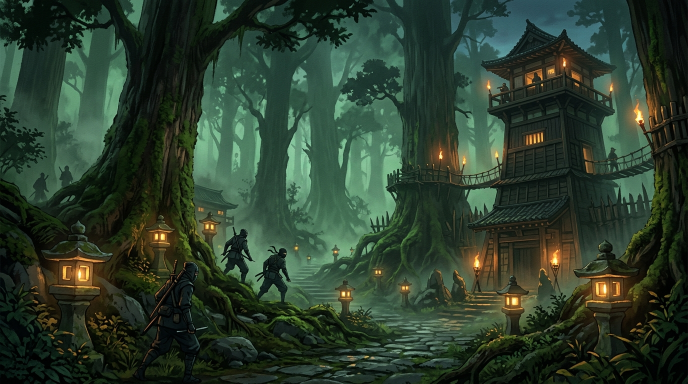
#> input picture src/assets/images/shinobi_campaign_forest_backdrop_1791702689788.jpg, 1376 x 768 px, given in place of shinobi_character_creator_backdrop_1791702680560.jpg.png, which was not available (shown at 1/2 size)
$ python bar44.py ../../../src/assets/images ../../../src/assets/images/shinobi_character_creator_backdrop_1791702680560.jpg ../../../src/assets/images/shinobi_character_creator_backdrop_1791702680560.jpg ../../../src/assets/images/shinobi_character_creator_backdrop_1791702680560.jpg
#> lines starting #> are read from the running program, lines starting #| are printed output that depends on the picture; pictures that were not available may be replaced by others from this repository, and a replacement may not be noted
### scratchpad/art2/icons-r6-tools/lib.py
# helpers for the r6 experiments (numpy): oklab, box resize, quantize, views
import numpy as np
from PIL import Image, ImageDraw
def load_his(path):
    im = np.asarray(Image.open(path).convert('RGB')).astype(np.float64)
    return im[1:-1, 1:-1]
def lin(c):
    c = c / 255.0
    return np.where(c <= 0.04045, c / 12.92, ((c + 0.055) / 1.055) ** 2.4)
# [6 lines left out: function oklab, not called in this run]
def box(src, w, h):
#> called with w = 44, h = 44
    H, W = src.shape[:2]
#> H = 766; W = 1374
    out = np.zeros((h, w, src.shape[2]))
    sx, sy = W / w, H / h
#> sx = 31.23; sy = 17.41
    for y in range(h):
        y0, y1 = y * sy, (y + 1) * sy
        for x in range(w):
            x0, x1 = x * sx, (x + 1) * sx
            acc = 0; wt = 0
            for yy in range(int(np.floor(y0)), int(np.ceil(y1))):
                cy = min(y1, yy + 1) - max(y0, yy)
                for xx in range(int(np.floor(x0)), int(np.ceil(x1))):
                    c = (min(x1, xx + 1) - max(x0, xx)) * cy
                    acc = acc + src[min(yy, H - 1), min(xx, W - 1)] * c; wt += c
            out[y, x] = acc / wt
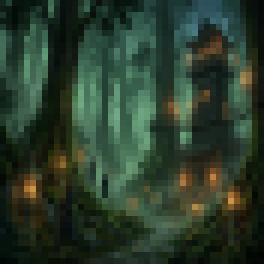
#> out: shape (44, 44, 3) float64 (shown 6 times larger); mean of channels 0, 1, 2 44.1, 61.8, 45.2; drawn as R, G, B
    return out
def hexes(s):
    return np.array([[int(h[i:i + 2], 16) for i in (1, 3, 5)] for h in s.split()], float)
# [4 lines left out: function quant, not called in this run]
def big(img, z):
    return Image.fromarray(np.clip(img, 0, 255).astype(np.uint8)).resize((img.shape[1] * z, img.shape[0] * z), Image.NEAREST)
# [6 lines left out: function gridify, not called in this run]
def row(ims, gap=10, bg=(17, 18, 24)):
    W = sum(i.size[0] for i in ims) + gap * (len(ims) + 1); H = max(i.size[1] for i in ims) + 2 * gap
    o = Image.new('RGB', (W, H), bg); x = gap
    for i in ims: o.paste(i, (x, gap)); x += i.size[0] + gap
    return o
def col(ims, gap=10, bg=(17, 18, 24)):
    H = sum(i.size[1] for i in ims) + gap * (len(ims) + 1); W = max(i.size[0] for i in ims) + 2 * gap
    o = Image.new('RGB', (W, H), bg); y = gap
    for i in ims: o.paste(i, (gap, y)); y += i.size[1] + gap
    return o
# [7 lines left out: function gauss2, not called in this run]
def gaussrgb(im, s):
    return np.stack([gauss2(im[..., k], s) for k in range(im.shape[2])], -1)
# [37 lines left out: functions dpid, medianL, not called in this run]

### scratchpad/art2/icons-r6-tools/bar44.py
# bar44.py lib work id out: his box44 | ours | r5 at x1, x3, x6 on the dark bar, plus his crop small
import sys, numpy as np
sys.path.insert(0, sys.argv[1])
from lib import *
from PIL import Image
W, iid, out = sys.argv[2], sys.argv[3], sys.argv[4]
src = load_his(W + f'/out/ref/{iid}.png')
hb = Image.fromarray(np.clip(box(src, 44, 44), 0, 255).astype(np.uint8))
o = Image.open(W + f'/out/{iid}.png').convert('RGB'); r5 = Image.open(W + f'/staging-r5-backup/{iid}.png').convert('RGB')
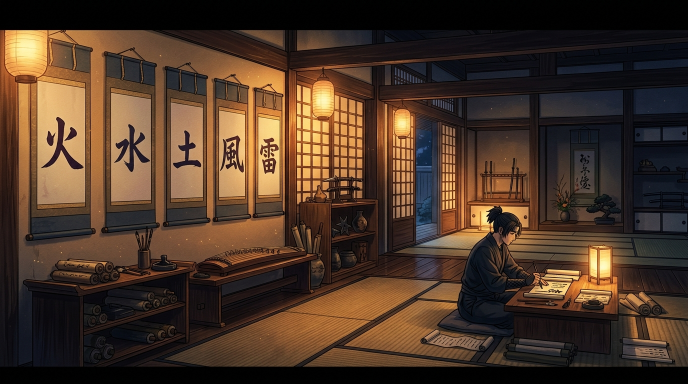
#> input picture src/assets/images/shinobi_character_creator_backdrop_1791702680560.jpg, 1376 x 768 px, given in place of shinobi_character_creator_backdrop_1791702680560.jpg.png, which was not available (shown at 1/2 size)
#> further down, o is the input picture: PIL image 1376x768 RGB; mean R, G, B 74.4, 53.8, 39.1
rows = []
for z in (1, 3, 6):
    rows.append(row([i.resize((44 * z, 44 * z), Image.NEAREST) for i in (hb, o, r5)], gap=12))
#> this loop made 3 passes
#> pass 1, in row, `o = Image.new('RGB', (W, H), bg)`:
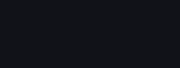
#> o: PIL image 180x68 RGB; mean R, G, B 17, 18, 24
#> pass 2, in row (call 2), `o = Image.new('RGB', (W, H), bg)`:
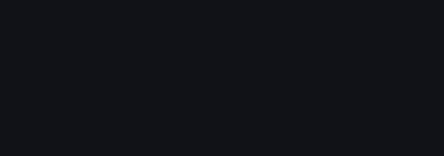
#> o: PIL image 444x156 RGB; mean R, G, B 17, 18, 24
#> after the loop, rows = 3 items
col(rows).save(out)
#> in col, `H = sum((i.size[1] for i in ims)) + gap * (len(ims) + 1)`: H = 552
#> in col, `W = max((i.size[0] for i in ims)) + 2 * gap`: W = 860
#> in col, `o = Image.new('RGB', (W, H), bg)`:
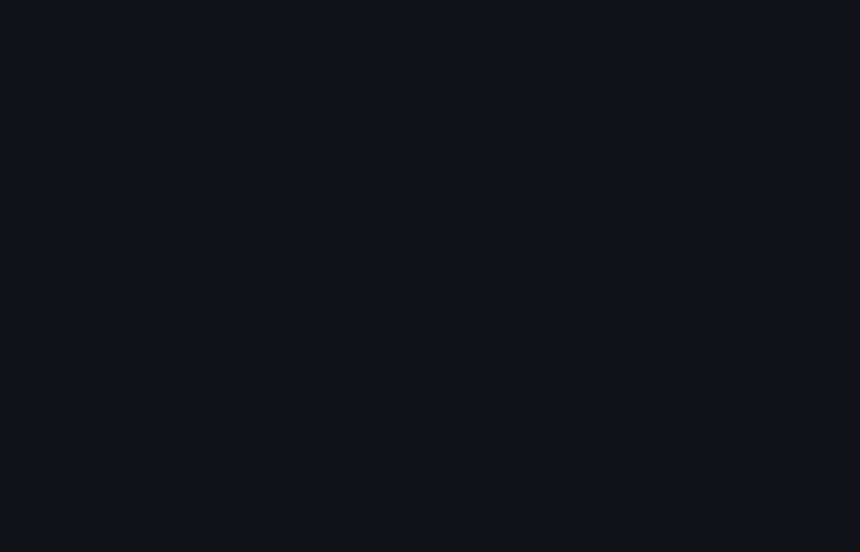
#> o: PIL image 860x552 RGB; mean R, G, B 17, 18, 24
#> the loop in col, `for i in ims: o.paste(i, (gap, y)); y += i.size[1] + gap` made 3 passes
#> y on passes 1 to 3: 88, 254, 552
#> after the loop in col, `for i in ims: o.paste(i, (gap, y)); y += i.size[1] + gap`:
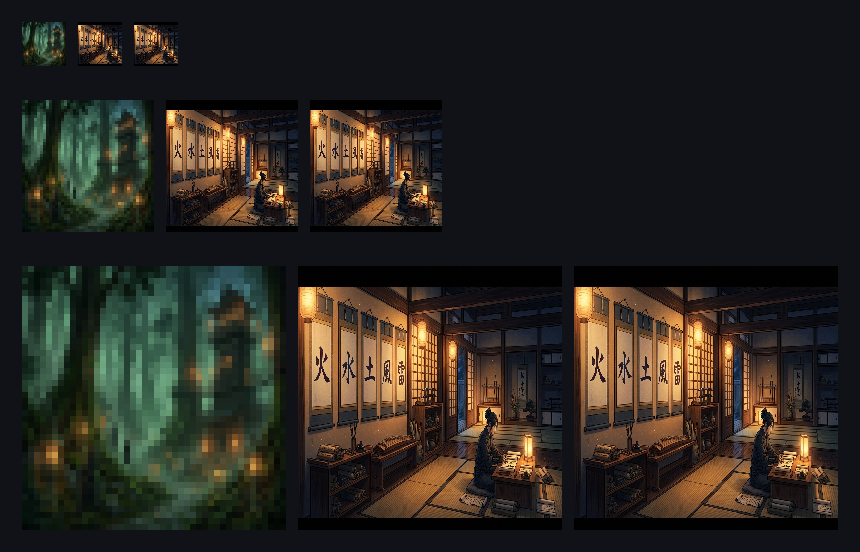
#> o: PIL image 860x552 RGB; mean R, G, B 43.6, 39.6, 33.6
#> after the loop in col, `for i in ims: o.paste(i, (gap, y)); y += i.size[1] + gap`: y = 552
